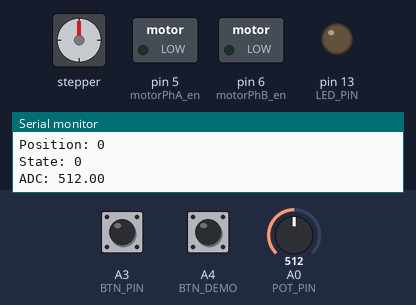
Simulated run of this sketch. Board: Arduino Uno, built with avr-gcc and run on an emulated ATmega328P. Parts: stepper motor, switched loads named in the sketch (green lamp = pin HIGH), output pins drawn as LEDs (lit = HIGH), the last lines printed to the serial monitor. Wiring (inferred from the names in the program): stepper motor (2048 steps per turn assumed): coils pin 8, pin 10, pin 9, pin 11. Dashed ring = blinking. The test bench sets the inputs (shaded band); at power-on: A3 (BTN_PIN) HIGH, A0 (POT_PIN) = 512, A4 (BTN_DEMO) HIGH. Random numbers use the default seed unless the sketch sets one; pins used as bus, display or sensor lines are not drawn.

Above: at 1.2 s.
1.3 s: A3 (BTN_PIN) pulled LOW for 3.2 s
6.0 s: A3 (BTN_PIN) pulled LOW for 0.15 s
At 6.9 s:
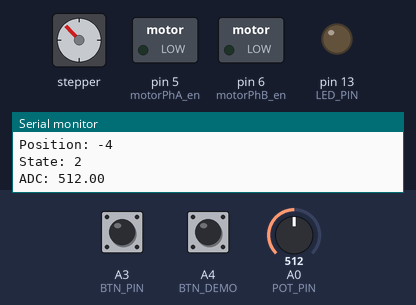
7.6 s: A3 (BTN_PIN) pulled LOW for 1 s
At 8.06 s:
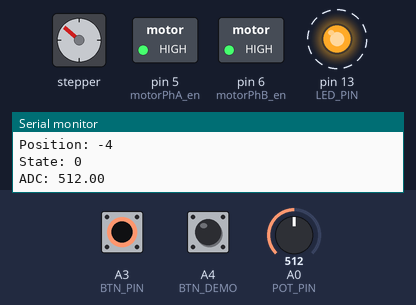
10.1 s: A3 (BTN_PIN) pulled LOW for 1 s
At 12.3 s:
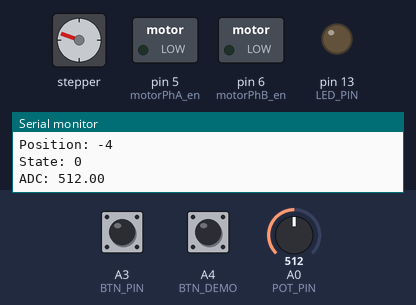
12.6 s: A3 (BTN_PIN) pulled LOW for 3.2 s
At 16.1 s:
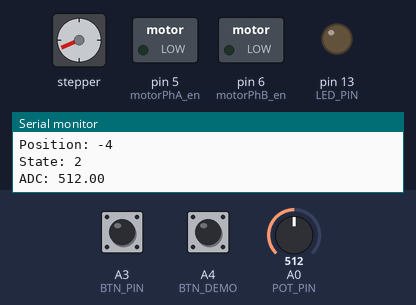
17.3 s: A3 (BTN_PIN) pulled LOW for 1 s
At 19.1 s:
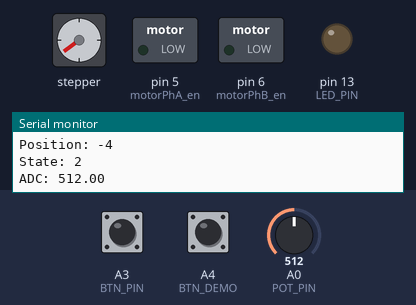
Timing chart, 0 to 20.6 s (numbered marks = the images above; inputs shaded):
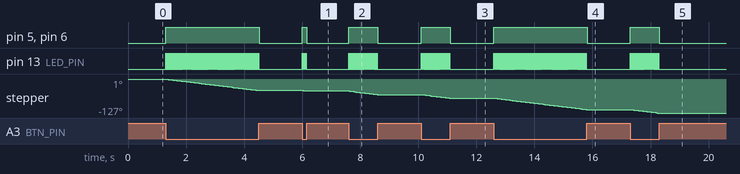

Measured:
- after the input at 6.0 s, pin 5 (motorPhA_en), pin 6 (motorPhB_en): LOW → HIGH at once, → LOW 0.16 s later; pin 13 (LED_PIN): alternates HIGH for 0.01 s and LOW for 0.01 s, 12 changes in all, then stays LOW, starting at once; stepper: goes -43° 0.05 s, then -44°, starting at once
- after the input at 7.6 s, pin 5 (motorPhA_en), pin 6 (motorPhB_en): LOW → HIGH at once, → LOW 1.0 s later; pin 13 (LED_PIN): alternates HIGH for 0.01 s and LOW for 0.01 s, 76 changes in all, then stays LOW, starting at once; stepper: turns 14° counter-clockwise in 0.97 s, starting at once
- after the input at 10.1 s, pin 5 (motorPhA_en), pin 6 (motorPhB_en): LOW → HIGH at once, → LOW 1.0 s later; pin 13 (LED_PIN): alternates HIGH for 0.01 s and LOW for 0.01 s, 76 changes in all, then stays LOW, starting at once; stepper: turns 13° counter-clockwise in 0.90 s, starting after 0.07 s
- after the input at 12.6 s, pin 5 (motorPhA_en), pin 6 (motorPhB_en): LOW → HIGH at once, → LOW 3.2 s later; pin 13 (LED_PIN): alternates HIGH for 0.01 s and LOW for 0.01 s, 244 changes in all, then stays LOW, starting at once; stepper: turns 43° counter-clockwise in 3.2 s, starting at once
- after the input at 17.3 s, pin 5 (motorPhA_en), pin 6 (motorPhB_en): LOW → HIGH at once, → LOW 1.0 s later; pin 13 (LED_PIN): alternates HIGH for 0.01 s and LOW for 0.01 s, 76 changes in all, then stays LOW, starting at once; stepper: turns 13° counter-clockwise in 0.89 s, starting at once
- by itself, pin 13 (LED_PIN): alternates HIGH for 0.01 s and LOW for 0.01 s, 244 changes in all, then stays LOW

The sketch:

spider_project_stepper.ino
```cpp
#define IDLE 0
#define RUN 1
#define CALIB 2

int STATE = 0;

const int motor_pin_1 = 8;
const int motor_pin_2 = 9;
const int motor_pin_3 = 10;
const int motor_pin_4 = 11;

const int motorPhA_en = 5;
const int motorPhB_en = 6;

const int BTN_PIN = A3;
const int POT_PIN = A0;
const int BTN_DEMO = A4;

const int LED_PIN = 13;


const int stepsPerRevolution = 200;  // change this to fit the number of steps per revolution
// for your motor

float adcRead = 0;
bool btnState = true;

// initialize the stepper library on pins 8 through 11:
int dt = 100;

// TIMING VARIABLES
unsigned long timeNow = 0;
unsigned long timePrev = 0;
unsigned long timeSeperation = 2000;  //in ms

unsigned long timeSerialPrev = 0;
const unsigned long timeSerialPeriod = 1000;  //in ms

int positionInSteps = 0;
int delayBtwSteps = 5;
int steps = 50;
int direction = 0;

void setup() {
  // initialize the serial port:
  pinMode(motorPhA_en, OUTPUT);
  pinMode(motorPhB_en, OUTPUT);
  pinMode(motor_pin_1, OUTPUT);
  pinMode(motor_pin_2, OUTPUT);
  pinMode(motor_pin_3, OUTPUT);
  pinMode(motor_pin_4, OUTPUT);

  digitalWrite(motorPhA_en, HIGH);
  digitalWrite(motorPhB_en, HIGH);

  pinMode(POT_PIN, INPUT);
  pinMode(BTN_PIN, INPUT_PULLUP);
  pinMode(BTN_DEMO, INPUT_PULLUP);

  pinMode(LED_PIN, OUTPUT);

  // set random seed
  randomSeed(analogRead(A1));

  // initialize the serial port:
  Serial.begin(9600);
}

void loop() {
  // step one revolution in one direction:
  timeNow = millis();

  adcRead = analogRead(POT_PIN);
  btnState = digitalRead(BTN_PIN);

  //defaul state is IDLE
  STATE = IDLE;

  // if button is pressed, set state CALIB
  if (!btnState) {
    STATE = CALIB;
  }

  //enoug time passed, set state RUN
  if ((timeNow - timePrev) > timeSeperation) {
    timePrev = timeNow;
    // generate next random time seperation
    if (digitalRead(BTN_DEMO)) {
      timeSeperation = random(10000, 100000);
    } else {
      //if read is 0, enter demo mode
      timeSeperation = 6000;
    }

    if (STATE != CALIB) {
      STATE = RUN;
    }
  }

  switch (STATE) {
    case IDLE:  //0
      digitalWrite(motorPhA_en, LOW);
      digitalWrite(motorPhB_en, LOW);
      delay(1);
      break;

    case RUN:  //1
      Serial.println("in run");
      digitalWrite(motorPhA_en, HIGH);
      digitalWrite(motorPhB_en, HIGH);
      delay(1);

      dt = map(adcRead, 0, 1024, 2, 200);
      delayBtwSteps = random(1150, 1400);
      Serial.print("delay in steps: ");
      Serial.println(delayBtwSteps);

      //30-80
      steps = random(60, 200);  //actual steps is 4 times
      direction = random(0, 1001);
      //delayBtwSteps = 5;
      //steps = 50;
      Serial.print("steps: ");
      Serial.println(steps);


      if (direction > 500) {
        if (positionInSteps + (4 * steps) < 1000) {
          RunStepperForward(delayBtwSteps, steps);
        } else {
          RunStepperBackward(delayBtwSteps, steps);
        }
      } else {
        if (positionInSteps - (4 * steps) > -1000) {
          RunStepperBackward(delayBtwSteps, steps);
        } else {
          RunStepperForward(delayBtwSteps, steps);
        }
      }
      //additional time offset: 4 per function per steps per speed + 2 ms flywheel
      timeSeperation = timeSeperation + 4 * steps * delayBtwSteps / 1000 + 2;
      break;

    case CALIB:  //2
      //Serial.println("in calib");
      digitalWrite(motorPhA_en, HIGH);
      digitalWrite(motorPhB_en, HIGH);
      delay(1);

      positionInSteps = 0;

      if (adcRead > 512) {
        dt = map(adcRead, 512, 1024, 10000, 1100);
        //Serial.println("forward calib");
        RunStepperForward(dt, 1);

      } else {
        dt = map(adcRead, 0, 511, 1100, 10000);
        RunStepperBackward(dt, 1);
        //Serial.println("backward calib");
      }

      break;

    default:
      //Serial.println("nothing happeed");
      break;
  }


  //enoug time passed, print serial
  if ((timeNow - timeSerialPrev) > timeSerialPeriod) {
    timeSerialPrev = timeNow;
    // generate next random time seperation
    Serial.print("Position: ");
    Serial.println(positionInSteps);

    Serial.print("State: ");
    Serial.println(STATE);

    Serial.print("ADC: ");
    Serial.println(adcRead);
  }


  delay(10);
  // end of loop()
}


void RunStepperForward(int _stepDelay, int _steps) {
  // freewheeling delay for phase current decay
  int dfly = 300;
  //_stepDelay = 800;

  for (int i = 0; i < _steps; i++) {
    digitalWrite(motor_pin_1, HIGH);
    digitalWrite(motor_pin_2, LOW);
    digitalWrite(motor_pin_3, HIGH);
    digitalWrite(motor_pin_4, LOW);
    digitalWrite(LED_PIN, HIGH);
    //delay(_stepDelay);
    delayMicroseconds(_stepDelay);
    digitalWrite(motor_pin_1, LOW);
    digitalWrite(motor_pin_2, LOW);
    digitalWrite(motor_pin_3, LOW);
    digitalWrite(motor_pin_4, LOW);

    delayMicroseconds(dfly);

    digitalWrite(motor_pin_1, LOW);
    digitalWrite(motor_pin_2, HIGH);
    digitalWrite(motor_pin_3, HIGH);
    digitalWrite(motor_pin_4, LOW);
    digitalWrite(LED_PIN, LOW);
    //delay(_stepDelay);
    delayMicroseconds(_stepDelay);

    digitalWrite(motor_pin_1, LOW);
    digitalWrite(motor_pin_2, LOW);
    digitalWrite(motor_pin_3, LOW);
    digitalWrite(motor_pin_4, LOW);
    delayMicroseconds(dfly);

    digitalWrite(motor_pin_1, LOW);
    digitalWrite(motor_pin_2, HIGH);
    digitalWrite(motor_pin_3, LOW);
    digitalWrite(motor_pin_4, HIGH);
    digitalWrite(LED_PIN, HIGH);
    //delay(_stepDelay);
    delayMicroseconds(_stepDelay);

    digitalWrite(motor_pin_1, LOW);
    digitalWrite(motor_pin_2, LOW);
    digitalWrite(motor_pin_3, LOW);
    digitalWrite(motor_pin_4, LOW);
    delayMicroseconds(dfly);

    digitalWrite(motor_pin_1, HIGH);
    digitalWrite(motor_pin_2, LOW);
    digitalWrite(motor_pin_3, LOW);
    digitalWrite(motor_pin_4, HIGH);
    digitalWrite(LED_PIN, LOW);
    //delay(_stepDelay);
    delayMicroseconds(_stepDelay);
    digitalWrite(motor_pin_1, LOW);
    digitalWrite(motor_pin_2, LOW);
    digitalWrite(motor_pin_3, LOW);
    digitalWrite(motor_pin_4, LOW);
    delayMicroseconds(dfly);

    positionInSteps += 4;
  }
}

void RunStepperBackward(int _stepDelay, int _steps) {
  // freewheeling delay for phase current decay
  int dfly = 300;
  //_stepDelay = 800;

  for (int i = 0; i < _steps; i++) {
    digitalWrite(motor_pin_1, HIGH);
    digitalWrite(motor_pin_2, LOW);
    digitalWrite(motor_pin_3, HIGH);
    digitalWrite(motor_pin_4, LOW);
    digitalWrite(LED_PIN, HIGH);
    //delay(_stepDelay);
    delayMicroseconds(_stepDelay);
    digitalWrite(motor_pin_1, LOW);
    digitalWrite(motor_pin_2, LOW);
    digitalWrite(motor_pin_3, LOW);
    digitalWrite(motor_pin_4, LOW);
    delayMicroseconds(dfly);

    digitalWrite(motor_pin_1, HIGH);
    digitalWrite(motor_pin_2, LOW);
    digitalWrite(motor_pin_3, LOW);
    digitalWrite(motor_pin_4, HIGH);
    digitalWrite(LED_PIN, LOW);
    //delay(_stepDelay);
    delayMicroseconds(_stepDelay);
    digitalWrite(motor_pin_1, LOW);
    digitalWrite(motor_pin_2, LOW);
    digitalWrite(motor_pin_3, LOW);
    digitalWrite(motor_pin_4, LOW);
    delayMicroseconds(dfly);

    digitalWrite(motor_pin_1, LOW);
    digitalWrite(motor_pin_2, HIGH);
    digitalWrite(motor_pin_3, LOW);
    digitalWrite(motor_pin_4, HIGH);
    digitalWrite(LED_PIN, HIGH);
    //delay(_stepDelay);
    delayMicroseconds(_stepDelay);

    digitalWrite(motor_pin_1, LOW);
    digitalWrite(motor_pin_2, LOW);
    digitalWrite(motor_pin_3, LOW);
    digitalWrite(motor_pin_4, LOW);
    delayMicroseconds(dfly);

    digitalWrite(motor_pin_1, LOW);
    digitalWrite(motor_pin_2, HIGH);
    digitalWrite(motor_pin_3, HIGH);
    digitalWrite(motor_pin_4, LOW);
    digitalWrite(LED_PIN, LOW);
    //delay(_stepDelay);
    delayMicroseconds(_stepDelay);
    digitalWrite(motor_pin_1, LOW);
    digitalWrite(motor_pin_2, LOW);
    digitalWrite(motor_pin_3, LOW);
    digitalWrite(motor_pin_4, LOW);
    delayMicroseconds(dfly);
    positionInSteps -= 4;
  }
}
```
